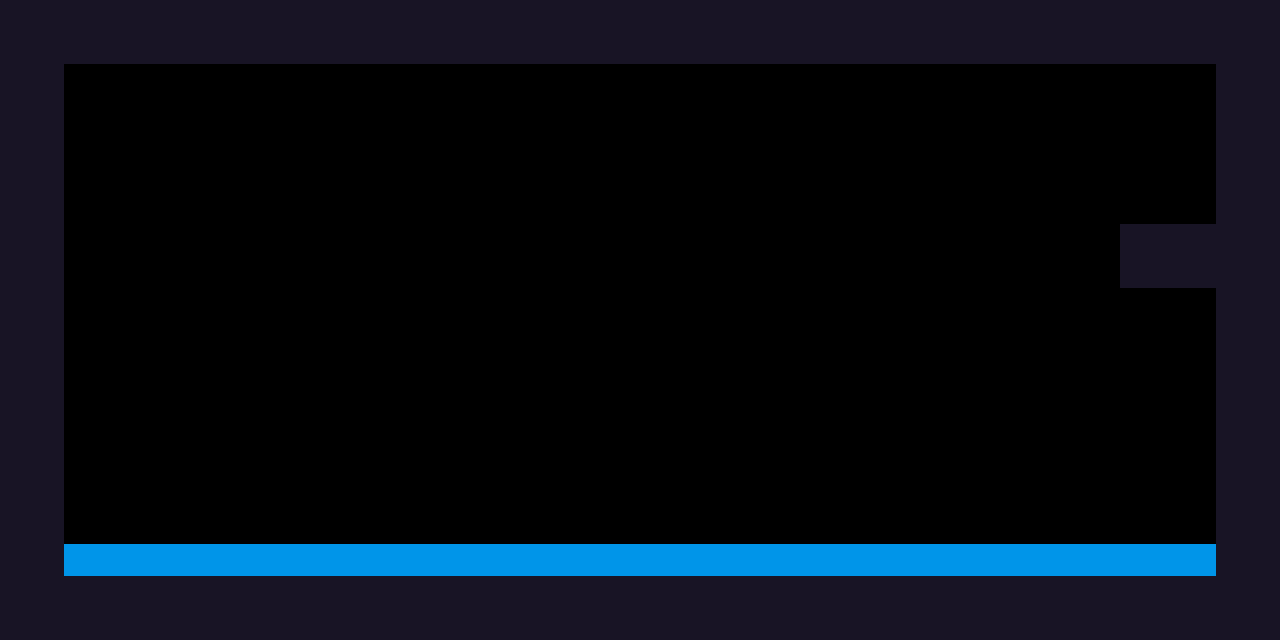

This is a level from a 2D game, rendered from its Tiled map with the project's own tilesets. A one-line summary and the complete map file follow:
An orthogonal 40x20 tile map with 32x32 px tiles, 1 tile layer (Tile Layer 1) and 2 objects (spawn).

<map version="1.0" tiledversion="1.0.1" orientation="orthogonal" renderorder="right-down" width="40" height="20" tilewidth="32" tileheight="32" nextobjectid="3">
 <properties>
  <property name="title" value="Hello World" />
 </properties>
 <tileset firstgid="1" source="../tilemap/tileset.tsx" />
 <layer name="Tile Layer 1" width="40" height="20">
  <data encoding="csv">
1,1,1,1,1,1,1,1,1,1,1,1,1,1,1,1,1,1,1,1,1,1,1,1,1,1,1,1,1,1,1,1,1,1,1,1,1,1,1,1,
1,1,1,1,1,1,1,1,1,1,1,1,1,1,1,1,1,1,1,1,1,1,1,1,1,1,1,1,1,1,1,1,1,1,1,1,1,1,1,1,
1,1,0,0,0,0,0,0,0,0,0,0,0,0,0,0,0,0,0,0,0,0,0,0,0,0,0,0,0,0,0,0,0,0,0,0,0,0,1,1,
1,1,0,0,0,0,0,0,0,0,0,0,0,0,0,0,0,0,0,0,0,0,0,0,0,0,0,0,0,0,0,0,0,0,0,0,0,0,1,1,
1,1,0,0,0,0,0,0,0,0,0,0,0,0,0,0,0,0,0,0,0,0,0,0,0,0,0,0,0,0,0,0,0,0,0,0,0,0,1,1,
1,1,0,0,0,0,0,0,0,0,0,0,0,0,0,0,0,0,0,0,0,0,0,0,0,0,0,0,0,0,0,0,0,0,0,0,0,0,1,1,
1,1,0,0,0,0,0,0,0,0,0,0,0,0,0,0,0,0,0,0,0,0,0,0,0,0,0,0,0,0,0,0,0,0,0,0,0,0,1,1,
1,1,0,0,0,0,0,0,0,0,0,0,0,0,0,0,0,0,0,0,0,0,0,0,0,0,0,0,0,0,0,0,0,0,0,1,1,1,1,1,
1,1,0,0,0,0,0,0,0,0,0,0,0,0,0,0,0,0,0,0,0,0,0,0,0,0,0,0,0,0,0,0,0,0,0,1,1,1,1,1,
1,1,0,0,0,0,0,0,0,0,0,0,0,0,0,0,0,0,0,0,0,0,0,0,0,0,0,0,0,0,0,0,0,0,0,0,0,0,1,1,
1,1,0,0,0,0,0,0,0,0,0,0,0,0,0,0,0,0,0,0,0,0,0,0,0,0,0,0,0,0,0,0,0,0,0,0,0,0,1,1,
1,1,0,0,0,0,0,0,0,0,0,0,0,0,0,0,0,0,0,0,0,0,0,0,0,0,0,0,0,0,0,0,0,0,0,0,0,0,1,1,
1,1,0,0,0,0,0,0,0,0,0,0,0,0,0,0,0,0,0,0,0,0,0,0,0,0,0,0,0,0,0,0,0,0,0,0,0,0,1,1,
1,1,0,0,0,0,0,0,0,0,0,0,0,0,0,0,0,0,0,0,0,0,0,0,0,0,0,0,0,0,0,0,0,0,0,0,0,0,1,1,
1,1,0,0,0,0,0,0,0,0,0,0,0,0,0,0,0,0,0,0,0,0,0,0,0,0,0,0,0,0,0,0,0,0,0,0,0,0,1,1,
1,1,0,0,0,0,0,0,0,0,0,0,0,0,0,0,0,0,0,0,0,0,0,0,0,0,0,0,0,0,0,0,0,0,0,0,0,0,1,1,
1,1,0,0,0,0,0,0,0,0,0,0,0,0,0,0,0,0,0,0,0,0,0,0,0,0,0,0,0,0,0,0,0,0,0,0,0,0,1,1,
1,1,2,2,2,2,2,2,2,2,2,2,2,2,2,2,2,2,2,2,2,2,2,2,2,2,2,2,2,2,2,2,2,2,2,2,2,2,1,1,
1,1,1,1,1,1,1,1,1,1,1,1,1,1,1,1,1,1,1,1,1,1,1,1,1,1,1,1,1,1,1,1,1,1,1,1,1,1,1,1,
1,1,1,1,1,1,1,1,1,1,1,1,1,1,1,1,1,1,1,1,1,1,1,1,1,1,1,1,1,1,1,1,1,1,1,1,1,1,1,1
</data>
 </layer>
 <objectgroup name="Object Layer 1">
  <object id="1" type="spawn" x="128" y="480" />
  <object id="2" x="1152" y="160">
   <properties>
    <property name="type" value="ball" />
   </properties>
  </object>
 </objectgroup>
</map>
